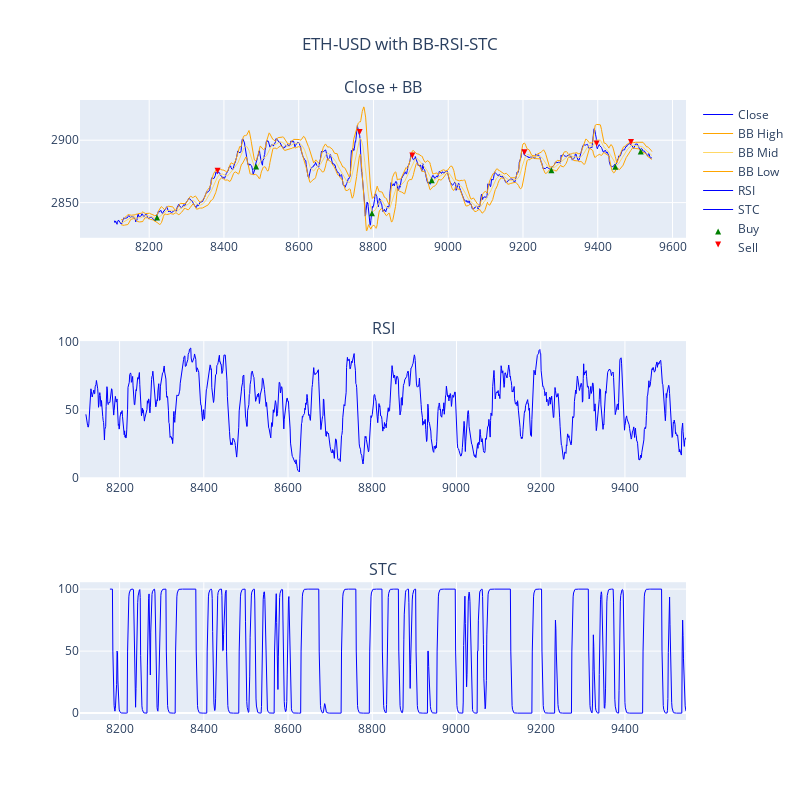

Write notebook code for a chart like this one.
### Code cell
# MAIN
symbol = 'ETH-USD'
start_investment = 1000
df = load_data_file(symbol)
df = df.tail(1440)
df = calculate_tis(df)
df = calculate_signals(df)

entry_prices, exit_prices = execute_strategy(df)
profit = calculate_profit(start_investment, entry_prices, exit_prices)
trades = np.array(exit_prices)
num_trades = len(trades[~np.isnan(trades)])
print(f"Number of trades: {num_trades}")
print(f"Profit with start_investment of ${start_investment}: ${profit}")
plot_graph(symbol, df, entry_prices, exit_prices)

### Figure 1 — Plotly figure (JSON) as saved in the notebook; plotly's stock layout.template omitted (floating-point values rounded to 4 significant figures; data arrays with more than 128 entries replaced by an {"elided": "..."} marker saying what was removed)
{"data": [{"line": {"color": "blue", "width": 1}, "name": "Close", "type": "scatter", "x": {"elided": "1440 int values"}, "xaxis": "x", "y": {"elided": "1440 float values"}, "yaxis": "y"}, {"line": {"color": "orange", "width": 1}, "name": "BB High", "type": "scatter", "x": {"elided": "1440 int values"}, "xaxis": "x", "y": {"elided": "1440 float values"}, "yaxis": "y"}, {"line": {"color": "#ffd866", "width": 1}, "name": "BB Mid", "type": "scatter", "x": {"elided": "1440 int values"}, "xaxis": "x", "y": {"elided": "1440 float values"}, "yaxis": "y"}, {"line": {"color": "orange", "width": 1}, "name": "BB Low", "type": "scatter", "x": {"elided": "1440 int values"}, "xaxis": "x", "y": {"elided": "1440 float values"}, "yaxis": "y"}, {"line": {"color": "blue", "width": 1}, "name": "RSI", "type": "scatter", "x": {"elided": "1440 int values"}, "xaxis": "x2", "y": {"elided": "1440 float values"}, "yaxis": "y2"}, {"line": {"color": "blue", "width": 1}, "name": "STC", "type": "scatter", "x": {"elided": "1440 int values"}, "xaxis": "x3", "y": {"elided": "1440 float values"}, "yaxis": "y3"}, {"marker": {"color": "green", "symbol": "arrow-up"}, "mode": "markers", "name": "Buy", "type": "scatter", "x": {"elided": "1440 int values"}, "y": {"elided": "1440 float values"}}, {"marker": {"color": "red", "symbol": "arrow-down"}, "mode": "markers", "name": "Sell", "type": "scatter", "x": {"elided": "1440 int values"}, "y": {"elided": "1440 float values"}}], "layout": {"annotations": [{"font": {"size": 16}, "showarrow": false, "text": "Close + BB", "x": 0.5, "xanchor": "center", "xref": "paper", "y": 1, "yanchor": "bottom", "yref": "paper"}, {"font": {"size": 16}, "showarrow": false, "text": "RSI", "x": 0.5, "xanchor": "center", "xref": "paper", "y": 0.6111, "yanchor": "bottom", "yref": "paper"}, {"font": {"size": 16}, "showarrow": false, "text": "STC", "x": 0.5, "xanchor": "center", "xref": "paper", "y": 0.2222, "yanchor": "bottom", "yref": "paper"}], "autosize": false, "height": 800, "title": {"text": "ETH-USD with BB-RSI-STC", "x": 0.5}, "width": 800, "xaxis": {"anchor": "y", "domain": [0, 1]}, "xaxis2": {"anchor": "y2", "domain": [0, 1]}, "xaxis3": {"anchor": "y3", "domain": [0, 1]}, "yaxis": {"anchor": "x", "domain": [0.7778, 1]}, "yaxis2": {"anchor": "x2", "domain": [0.3889, 0.6111]}, "yaxis3": {"anchor": "x3", "domain": [0, 0.2222]}}}
